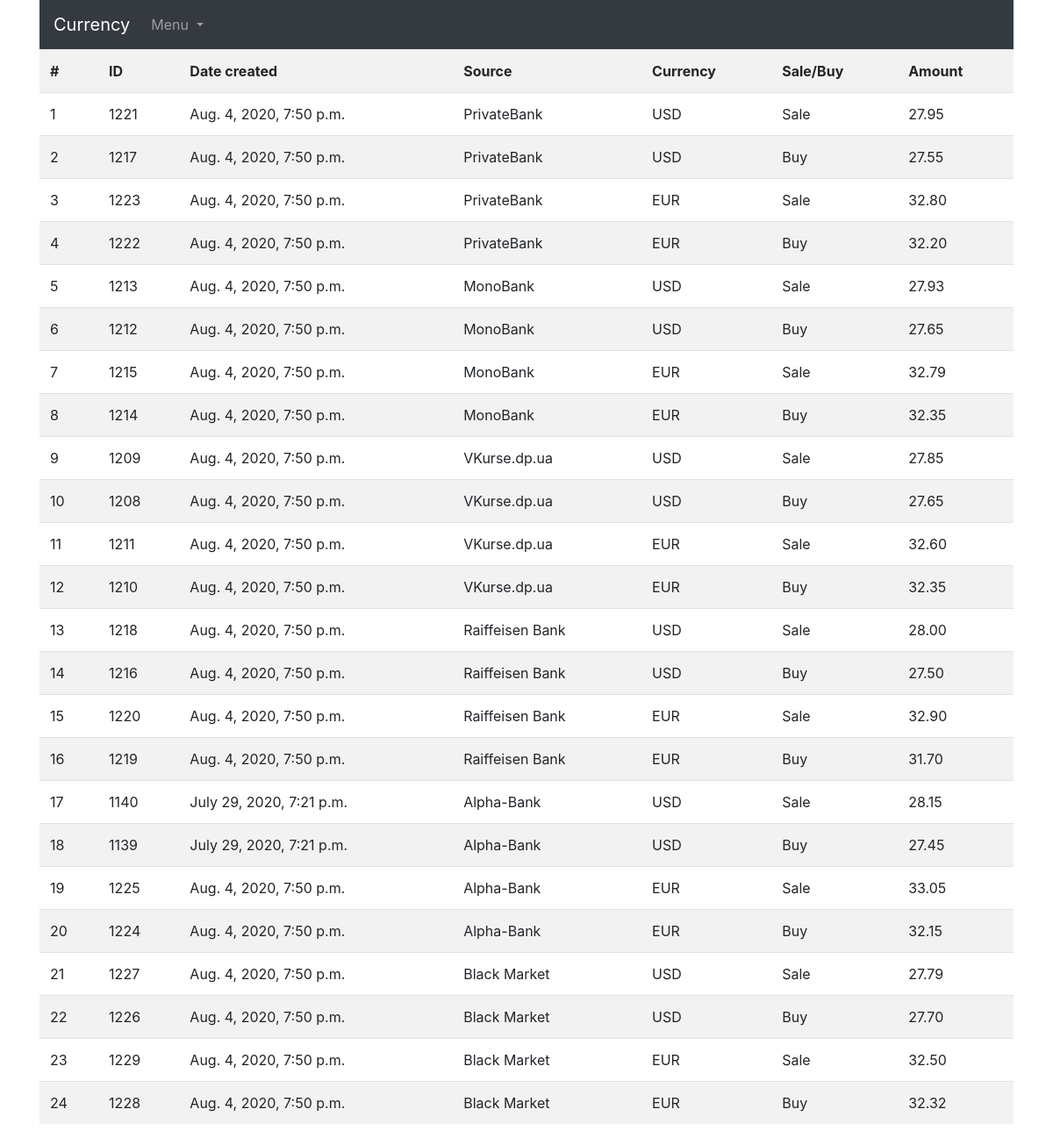
The app's page /rate/latest/ with its own data.
### rate/models.py (models this page shows, shortened)
class Rate(models.Model):
    created = models.DateTimeField(auto_now_add=True)
    amount = models.DecimalField(max_digits=5, decimal_places=2)
    source = models.PositiveSmallIntegerField(choices=mch.SOURCE_CHOICES)
    currency_type = models.PositiveSmallIntegerField(choices=mch.CURRENCY_TYPES_CHOICES)
    type = models.PositiveSmallIntegerField(choices=mch.RATE_TYPES_CHOICES)  # noqa

### rate/views.py (the view)
# urls.py: path('latest/', views.LatestRates.as_view(), name='latest-rates'),
class LatestRates(TemplateView):
    template_name = 'latest-ratest.html'
    def get_context_data(self, **kwargs):
        context = super().get_context_data(**kwargs)
        context['object_list'] = get_latest_rates()
        return context

### rate/selectors.py (called while the page is built)
def get_cache_key(source, currency, type_):
    return f'{source}_{currency}_{type_}'

def get_latest_rates():
    object_list = []
    for s in mch.SOURCE_CHOICES:
        source = s[0]
        for cur in mch.CURRENCY_TYPES_CHOICES:
            currency = cur[0]
            for r in mch.RATE_TYPES_CHOICES:
                rate_type = r[0]
                key = get_cache_key(source, currency, rate_type)
                cached_rate = cache.get(key)
                if cached_rate is None:
                    rate = Rate.objects.filter(
                        source=source,
                        currency_type=currency,
                        type=rate_type
                    ).order_by('created').last()
                    if rate is not None:
                        cache.set(key, rate, 60*15)
                        object_list.append(rate)
                else:
                    object_list.append(cached_rate)
    return object_list

### rate/templates/latest-ratest.html
{% extends 'base.html' %}
{% block content %}
<table class="table table-striped">
    <tr>
        <th>#</th> <th>ID</th> <th>Date created</th> <th>Source</th> <th>Currency</th> <th>Sale/Buy</th> <th>Amount</th>
    </tr>
    {% for i in object_list %}
    <tr>
        <td>{{ forloop.counter }}</td>
        <td>{{ i.id }}</td>
        <td>{{ i.created }}</td>
        <td>{{ i.get_source_display }}</td>
        <td>{{ i.get_currency_type_display }}</td>
        <td>{{ i.get_type_display }}</td>
        <td>{{ i.amount }}</td>
    </tr>
    {% endfor %}
</table>
{% endblock content %}

### records on screen
Rate: id "1221", created "Aug. 4, 2020, 7:50 p.m.", source "PrivateBank", currency_type "USD", type "Sale", amount "27.95"
Rate: id "1217", created "Aug. 4, 2020, 7:50 p.m.", source "PrivateBank", currency_type "USD", type "Buy", amount "27.55"
Rate: id "1223", created "Aug. 4, 2020, 7:50 p.m.", source "PrivateBank", currency_type "EUR", type "Sale", amount "32.80"
Rate: id "1222", created "Aug. 4, 2020, 7:50 p.m.", source "PrivateBank", currency_type "EUR", type "Buy", amount "32.20"
Rate: id "1213", created "Aug. 4, 2020, 7:50 p.m.", source "MonoBank", currency_type "USD", type "Sale", amount "27.93"
Rate: id "1212", created "Aug. 4, 2020, 7:50 p.m.", source "MonoBank", currency_type "USD", type "Buy", amount "27.65"
Rate: id "1215", created "Aug. 4, 2020, 7:50 p.m.", source "MonoBank", currency_type "EUR", type "Sale", amount "32.79"
Rate: id "1214", created "Aug. 4, 2020, 7:50 p.m.", source "MonoBank", currency_type "EUR", type "Buy", amount "32.35"
Rate: id "1209", created "Aug. 4, 2020, 7:50 p.m.", source "VKurse.dp.ua", currency_type "USD", type "Sale", amount "27.85"
Rate: id "1208", created "Aug. 4, 2020, 7:50 p.m.", source "VKurse.dp.ua", currency_type "USD", type "Buy", amount "27.65"
Rate: id "1211", created "Aug. 4, 2020, 7:50 p.m.", source "VKurse.dp.ua", currency_type "EUR", type "Sale", amount "32.60"
Rate: id "1210", created "Aug. 4, 2020, 7:50 p.m.", source "VKurse.dp.ua", currency_type "EUR", type "Buy", amount "32.35"
Rate: id "1218", created "Aug. 4, 2020, 7:50 p.m.", source "Raiffeisen Bank", currency_type "USD", type "Sale", amount "28.00"
Rate: id "1216", created "Aug. 4, 2020, 7:50 p.m.", source "Raiffeisen Bank", currency_type "USD", type "Buy", amount "27.50"
Rate: id "1220", created "Aug. 4, 2020, 7:50 p.m.", source "Raiffeisen Bank", currency_type "EUR", type "Sale", amount "32.90"
Rate: id "1219", created "Aug. 4, 2020, 7:50 p.m.", source "Raiffeisen Bank", currency_type "EUR", type "Buy", amount "31.70"
Rate: id "1140", created "July 29, 2020, 7:21 p.m.", source "Alpha-Bank", currency_type "USD", type "Sale", amount "28.15"
Rate: id "1139", created "July 29, 2020, 7:21 p.m.", source "Alpha-Bank", currency_type "USD", type "Buy", amount "27.45"
Rate: id "1225", created "Aug. 4, 2020, 7:50 p.m.", source "Alpha-Bank", currency_type "EUR", type "Sale", amount "33.05"
Rate: id "1224", created "Aug. 4, 2020, 7:50 p.m.", source "Alpha-Bank", currency_type "EUR", type "Buy", amount "32.15"
Rate: id "1227", created "Aug. 4, 2020, 7:50 p.m.", source "Black Market", currency_type "USD", type "Sale", amount "27.79"
Rate: id "1226", created "Aug. 4, 2020, 7:50 p.m.", source "Black Market", currency_type "USD", type "Buy", amount "27.70"
Rate: id "1229", created "Aug. 4, 2020, 7:50 p.m.", source "Black Market", currency_type "EUR", type "Sale", amount "32.50"
Rate: id "1228", created "Aug. 4, 2020, 7:50 p.m.", source "Black Market", currency_type "EUR", type "Buy", amount "32.32"
